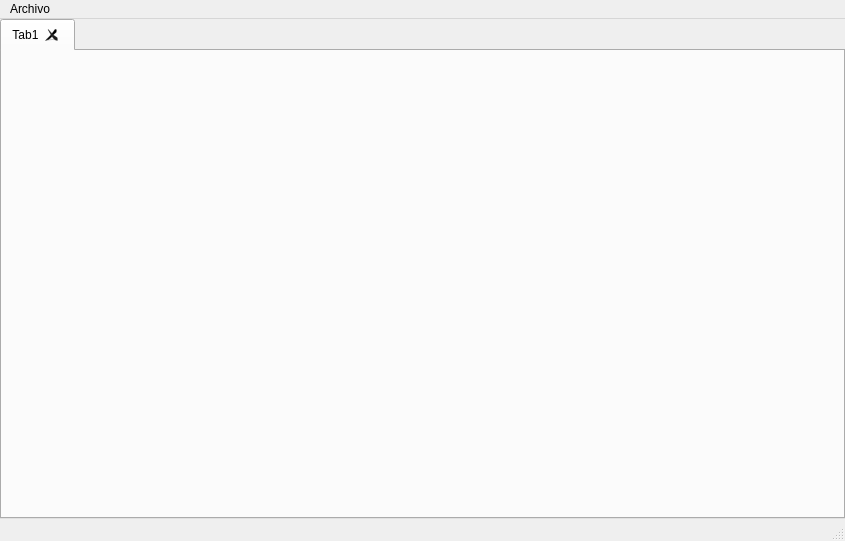
<?xml version="1.0" encoding="UTF-8"?>
<ui version="4.0">
 <class>MainWindow</class>
 <widget class="QMainWindow" name="MainWindow">
  <property name="geometry">
   <rect>
    <x>0</x>
    <y>0</y>
    <width>845</width>
    <height>541</height>
   </rect>
  </property>
  <property name="windowTitle">
   <string>Calendarizador UI</string>
  </property>
  <widget class="QWidget" name="centralwidget">
   <layout class="QGridLayout" name="gridLayout">
    <property name="leftMargin">
     <number>0</number>
    </property>
    <property name="topMargin">
     <number>0</number>
    </property>
    <property name="rightMargin">
     <number>0</number>
    </property>
    <property name="bottomMargin">
     <number>0</number>
    </property>
    <item row="0" column="0">
     <widget class="QTabWidget" name="tab_widget">
      <property name="tabShape">
       <enum>QTabWidget::Rounded</enum>
      </property>
      <property name="currentIndex">
       <number>0</number>
      </property>
      <property name="tabsClosable">
       <bool>true</bool>
      </property>
      <widget class="QWidget" name="tab">
       <attribute name="title">
        <string>Tab1</string>
       </attribute>
       <layout class="QGridLayout" name="gridLayout_3">
        <property name="leftMargin">
         <number>0</number>
        </property>
        <property name="topMargin">
         <number>0</number>
        </property>
        <property name="rightMargin">
         <number>0</number>
        </property>
        <property name="spacing">
         <number>0</number>
        </property>
        <item row="0" column="0">
         <widget class="WidTabTemario" name="widget" native="true"/>
        </item>
       </layout>
      </widget>
     </widget>
    </item>
   </layout>
  </widget>
  <widget class="QMenuBar" name="menubar">
   <property name="geometry">
    <rect>
     <x>0</x>
     <y>0</y>
     <width>845</width>
     <height>27</height>
    </rect>
   </property>
   <widget class="QMenu" name="menuFile">
    <property name="title">
     <string>Archivo</string>
    </property>
    <addaction name="actionAbrir"/>
    <addaction name="actionCerrar"/>
    <addaction name="actionSalir"/>
   </widget>
   <addaction name="menuFile"/>
  </widget>
  <widget class="QStatusBar" name="statusbar"/>
  <action name="actionAbrir">
   <property name="text">
    <string>Abrir</string>
   </property>
   <property name="shortcut">
    <string>Ctrl+O</string>
   </property>
  </action>
  <action name="actionCerrar">
   <property name="text">
    <string>Cerrar</string>
   </property>
   <property name="shortcut">
    <string>Ctrl+W</string>
   </property>
  </action>
  <action name="actionSalir">
   <property name="text">
    <string>Salir</string>
   </property>
   <property name="shortcut">
    <string>Ctrl+Q</string>
   </property>
  </action>
 </widget>
 <customwidgets>
  <customwidget>
   <class>WidTabTemario</class>
   <extends>QWidget</extends>
   <header>./views/widgets/WidTabTemario.h</header>
   <container>1</container>
  </customwidget>
 </customwidgets>
 <resources/>
 <connections/>
</ui>
